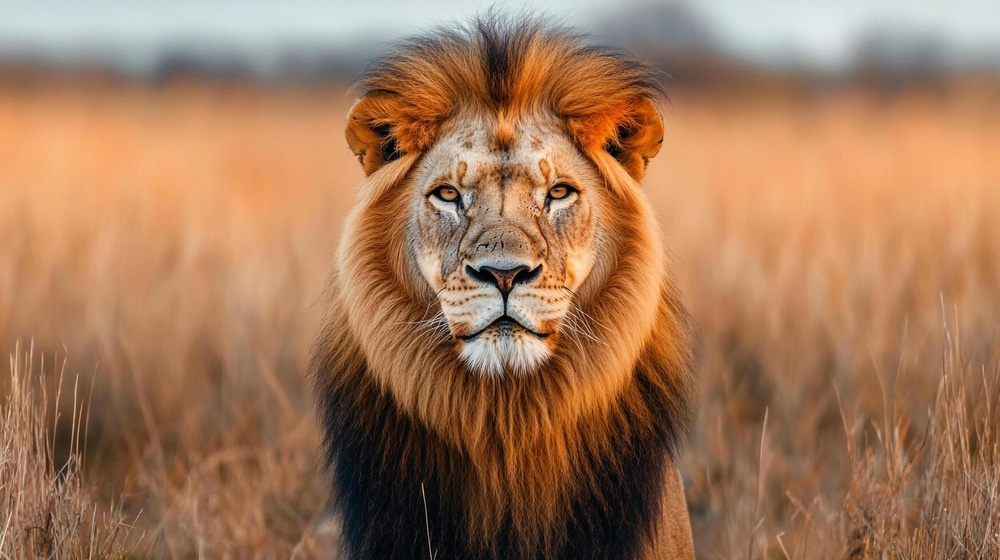
#> input picture 08-April assignment/image_Filter_Lab.jpg, 1000 x 560 px, shrunk from 1749 x 980 before the run
$ jupyter execute 'Image filter Lab.ipynb'
#> lines starting #> are read from the running program, lines starting #| are printed output that depends on the picture
[cell 1]
# Use OpenCV to grayscale, blur, detect edges and show before/after

import cv2
import matplotlib.pyplot as plt

# load image
img = cv2.imread("image_Filter_Lab.jpg")
#> img is the input picture: shape (560, 1000, 3); mean B, G, R 89.6, 120, 161.5

# convert BGR to RGB for display
img_rgb = cv2.cvtColor(img, cv2.COLOR_BGR2RGB)

# grayscale
gray = cv2.cvtColor(img, cv2.COLOR_BGR2GRAY)
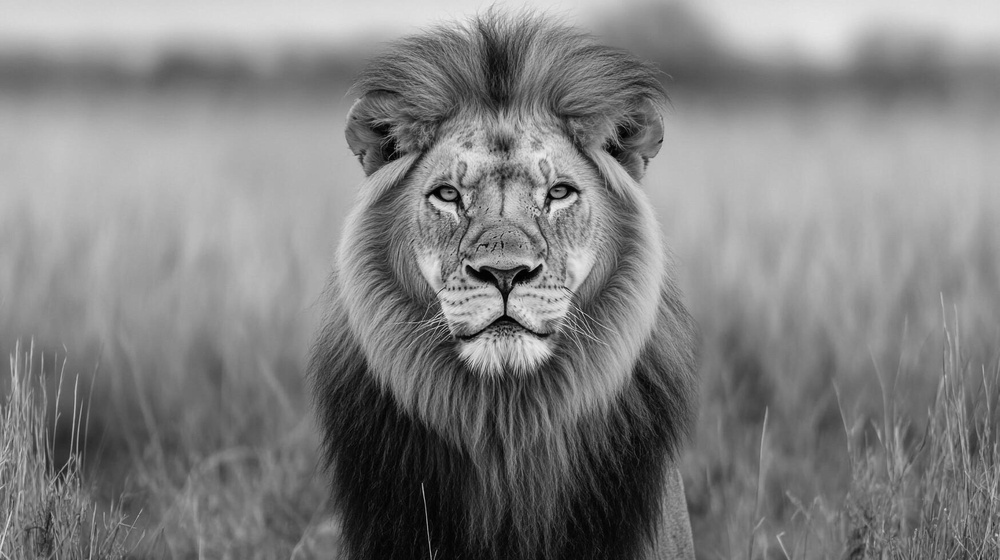
#> gray: shape (560, 1000); min 0, max 235, mean 128.9

# blur image
blur = cv2.GaussianBlur(gray, (5, 5), 0)

# edge detection
edges = cv2.Canny(blur, 100, 200)
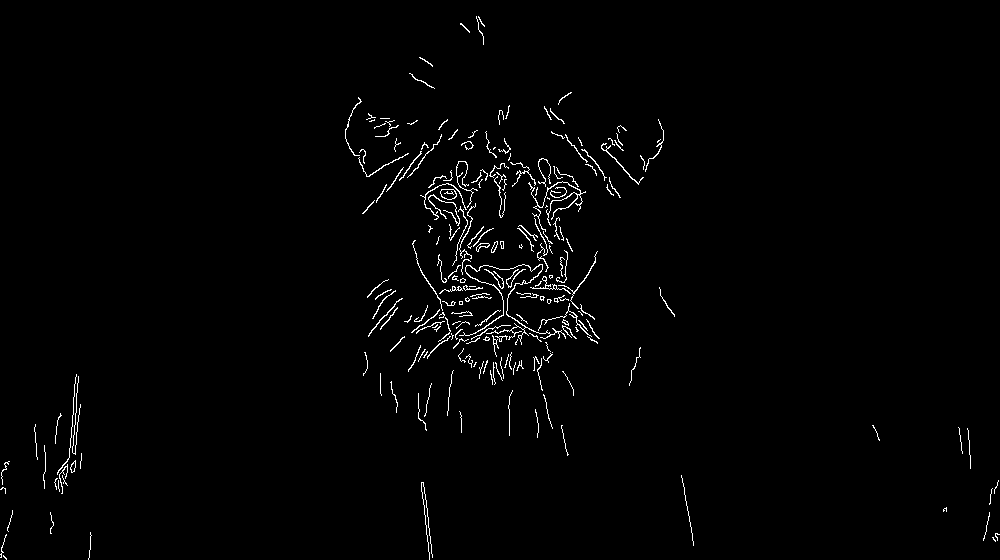
#> edges: shape (560, 1000); 1.4% white in thin lines or dots

# show images
plt.figure(figsize=(12, 8))

plt.subplot(2, 2, 1)
plt.imshow(img_rgb)
plt.title("Original Image")
plt.axis("off")

plt.subplot(2, 2, 2)
plt.imshow(gray, cmap="gray")
plt.title("Grayscale Image")
plt.axis("off")

plt.subplot(2, 2, 3)
plt.imshow(blur, cmap="gray")
plt.title("Blurred Image")
plt.axis("off")

plt.subplot(2, 2, 4)
plt.imshow(edges, cmap="gray")
plt.title("Edge Detection")
plt.axis("off")

plt.tight_layout()
plt.show()
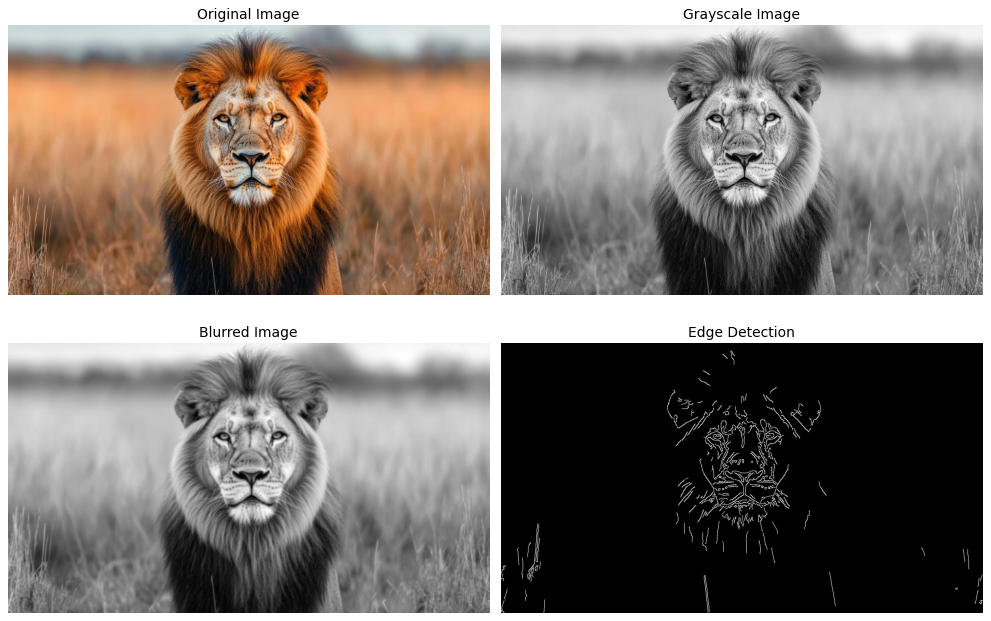
#> figure drawn by matplotlib, 4 panels
